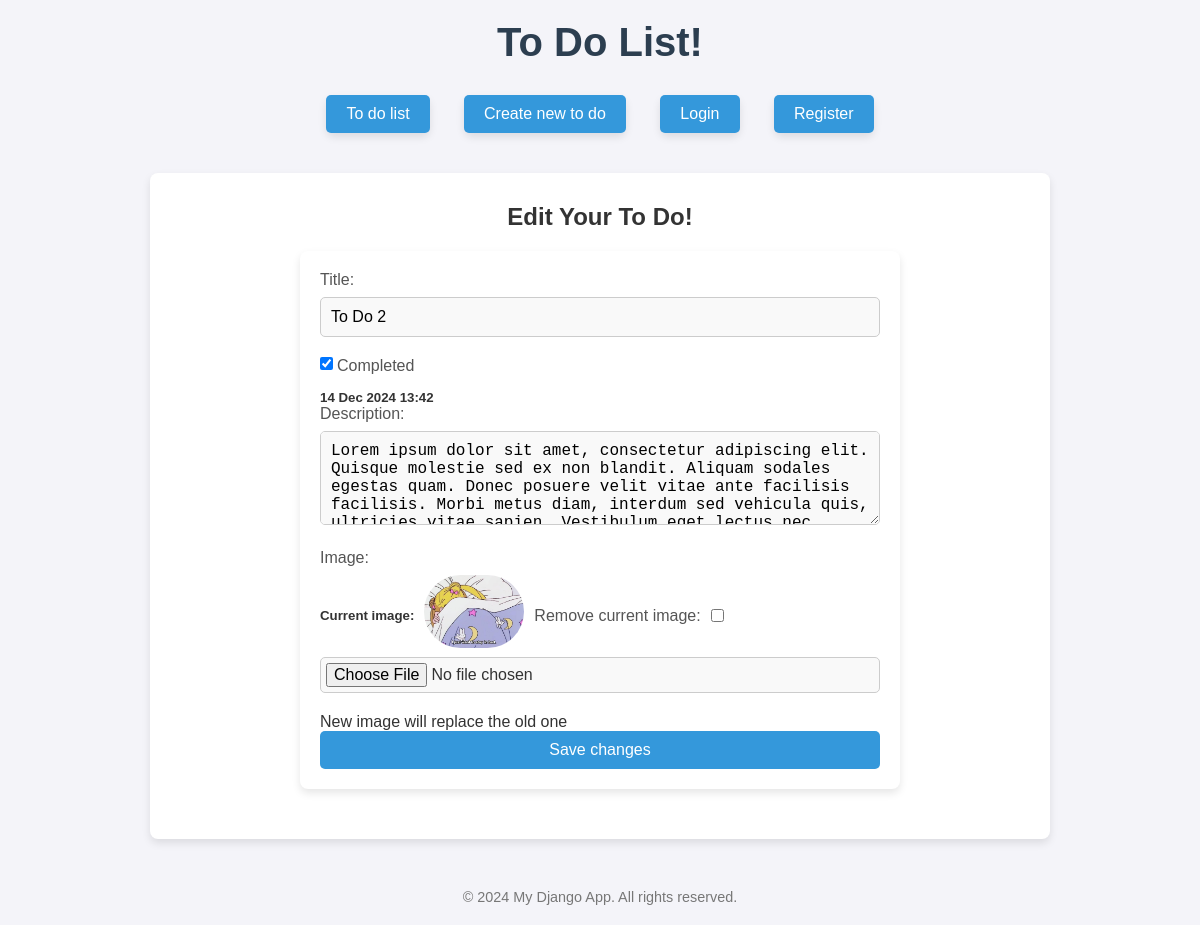
Before: /todo/edit/2/ with the older database file.
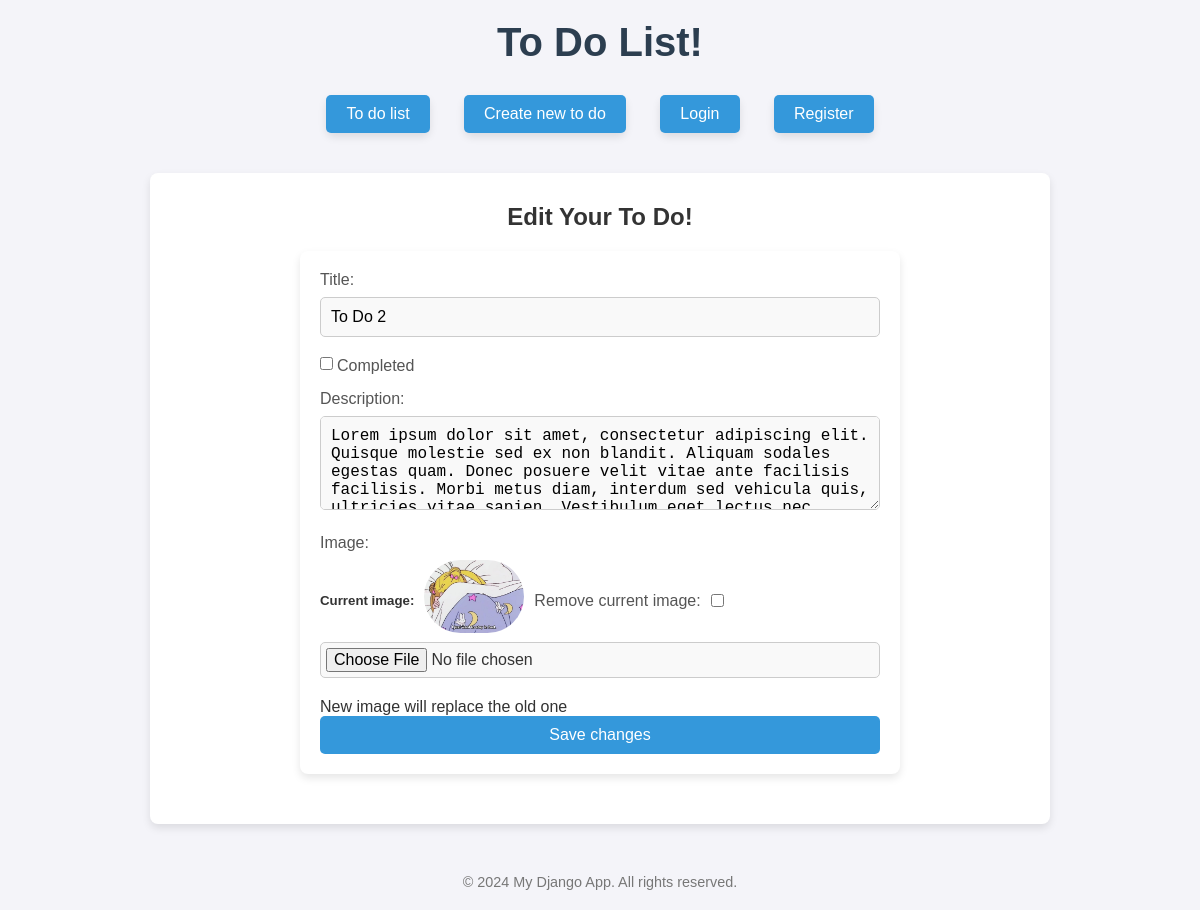
After: the same page with the newer database file.
### toDos/models.py (models this page shows, shortened)
class ToDo(models.Model):
    title = models.CharField(max_length=250)
    text = models.TextField()
    creation_date = models.DateTimeField(auto_now_add=True)
    completion = models.BooleanField(default=False)
    completion_date = models.DateTimeField(blank = True, null=True)
    image = models.ImageField(upload_to='images/', blank ='True', null=True)
    author = models.ForeignKey(User, on_delete=models.CASCADE, related_name= 'to_dos', blank ='True', null=True)

### toDos/views.py (the view)
# urls.py: path('todo/edit/<int:todo_id>/' , views.edit_todo_view, name = 'edit'),
def edit_todo_view(request, todo_id):
    to_do =get_object_or_404(ToDo, id = todo_id)
    return render(request, 'edit.html' ,{"todo": to_do})

### toDos/templates/edit.html (shortened to what this page needs)
{% extends 'base.html'%}
{% block content %}
<h2>Edit Your To Do!</h2>
<form action="{% url 'save_edits' todo.id%}" method="post" enctype="multipart/form-data">
    <label for="title">Title:</label>
        <input type="text" id="title" name="title" placeholder="Title" required value = "{{todo.title}}">
        <div class = "completed-div">
            <input type="checkbox" name ="completed" class = "todo-comletion" {%if todo.completion %}checked {% endif %} data-id="{{todo.id}}" data-url = "{% url 'toggle_todo' todo.id %}">
            <label for = "completed" >Completed</label>
        </div>
        <h5 id="completion-date-{{todo.id}}" {% if not todo.completion%} hidden {% endif %}>{{todo.completion_date | date:"j M Y G:i"}}</h5>
        <label for="text">Description:</label>
        <textarea id="text" name="text" rows="4" placeholder="Description" required>{{todo.text}}</textarea>
        <label for="image">Image:</label>
        {% if todo.image %}
            <div class="image-edit-div">
                <h5>Current image:</h5>
                <img src = "{{todo.image.url}}" alt ="Current image" style = "max-width: 100px; max-height: 100px;">
                <div class="image-edit-div">
                    <label for="remove_image">Remove current image:</label>
                    <input type="checkbox" id="remove_image" name = "remove_image">
                </div>
            </div>
        {% endif %}
        <input type="file" id="image" name="image" accept="image/*">
        <p>New image will replace the old one</p>
        <button type = 'submit'>Save changes</button>
</form>
{%endblock content%}

Changed rows visible on the page:
changed ToDo "To Do 2": completion "☑" → "☐"; completion_date "14 Dec 2024 13:42" → (not shown)
